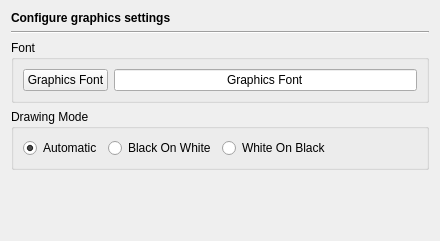
<?xml version="1.0" encoding="UTF-8"?>
<ui version="4.0">
 <class>GraphicsPage</class>
 <widget class="QWidget" name="GraphicsPage">
  <property name="geometry">
   <rect>
    <x>0</x>
    <y>0</y>
    <width>440</width>
    <height>241</height>
   </rect>
  </property>
  <layout class="QVBoxLayout" name="verticalLayout">
   <item>
    <widget class="QLabel" name="headerLabel">
     <property name="text">
      <string>&lt;b&gt;Configure graphics settings&lt;/b&gt;</string>
     </property>
    </widget>
   </item>
   <item>
    <widget class="Line" name="line7">
     <property name="frameShape">
      <enum>QFrame::HLine</enum>
     </property>
     <property name="frameShadow">
      <enum>QFrame::Sunken</enum>
     </property>
     <property name="orientation">
      <enum>Qt::Horizontal</enum>
     </property>
    </widget>
   </item>
   <item>
    <widget class="QGroupBox" name="groupBox_2">
     <property name="title">
      <string>Font</string>
     </property>
     <layout class="QHBoxLayout" name="horizontalLayout">
      <item>
       <widget class="QPushButton" name="graphicsFontButton">
        <property name="toolTip">
         <string>Press to select the font for the graphic items</string>
        </property>
        <property name="text">
         <string>Graphics Font</string>
        </property>
       </widget>
      </item>
      <item>
       <widget class="QLineEdit" name="graphicsFontSample">
        <property name="focusPolicy">
         <enum>Qt::NoFocus</enum>
        </property>
        <property name="text">
         <string>Graphics Font</string>
        </property>
        <property name="alignment">
         <set>Qt::AlignHCenter</set>
        </property>
        <property name="readOnly">
         <bool>true</bool>
        </property>
       </widget>
      </item>
     </layout>
    </widget>
   </item>
   <item>
    <widget class="QGroupBox" name="groupBox">
     <property name="title">
      <string>Drawing Mode</string>
     </property>
     <layout class="QHBoxLayout" name="horizontalLayout_2">
      <item>
       <widget class="QRadioButton" name="automaticButton">
        <property name="toolTip">
         <string>Select to determine the drawing mode automatically</string>
        </property>
        <property name="text">
         <string>Automatic</string>
        </property>
        <property name="checked">
         <bool>true</bool>
        </property>
       </widget>
      </item>
      <item>
       <widget class="QRadioButton" name="blackWhiteButton">
        <property name="toolTip">
         <string>Select to draw black shapes on a white background</string>
        </property>
        <property name="text">
         <string>Black On White</string>
        </property>
       </widget>
      </item>
      <item>
       <widget class="QRadioButton" name="whiteBlackButton">
        <property name="toolTip">
         <string>Select to draw white shapes on a black background</string>
        </property>
        <property name="text">
         <string>White On Black</string>
        </property>
       </widget>
      </item>
      <item>
       <spacer name="horizontalSpacer">
        <property name="orientation">
         <enum>Qt::Horizontal</enum>
        </property>
        <property name="sizeHint" stdset="0">
         <size>
          <width>53</width>
          <height>20</height>
         </size>
        </property>
       </spacer>
      </item>
     </layout>
    </widget>
   </item>
   <item>
    <spacer>
     <property name="orientation">
      <enum>Qt::Vertical</enum>
     </property>
     <property name="sizeHint" stdset="0">
      <size>
       <width>20</width>
       <height>40</height>
      </size>
     </property>
    </spacer>
   </item>
  </layout>
 </widget>
 <tabstops>
  <tabstop>graphicsFontButton</tabstop>
  <tabstop>blackWhiteButton</tabstop>
  <tabstop>whiteBlackButton</tabstop>
 </tabstops>
 <resources/>
 <connections/>
</ui>
